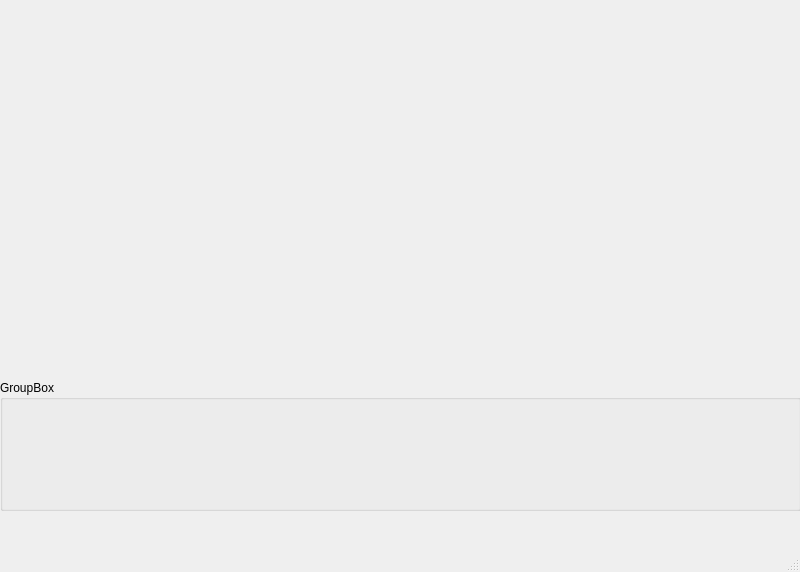
<?xml version="1.0" encoding="UTF-8"?>
<ui version="4.0">
 <class>MainWindow</class>
 <widget class="QMainWindow" name="MainWindow">
  <property name="geometry">
   <rect>
    <x>0</x>
    <y>0</y>
    <width>800</width>
    <height>572</height>
   </rect>
  </property>
  <property name="windowTitle">
   <string>MainWindow</string>
  </property>
  <widget class="QWidget" name="centralwidget">
   <widget class="Canvas" name="widget" native="true">
    <property name="geometry">
     <rect>
      <x>0</x>
      <y>-10</y>
      <width>801</width>
      <height>411</height>
     </rect>
    </property>
   </widget>
   <widget class="QGroupBox" name="groupBox">
    <property name="geometry">
     <rect>
      <x>0</x>
      <y>380</y>
      <width>801</width>
      <height>131</height>
     </rect>
    </property>
    <property name="title">
     <string>GroupBox</string>
    </property>
   </widget>
  </widget>
  <widget class="QMenuBar" name="menubar">
   <property name="geometry">
    <rect>
     <x>0</x>
     <y>0</y>
     <width>800</width>
     <height>37</height>
    </rect>
   </property>
  </widget>
  <widget class="QStatusBar" name="statusbar"/>
 </widget>
 <customwidgets>
  <customwidget>
   <class>Canvas</class>
   <extends>QWidget</extends>
   <header>canvas.h</header>
   <container>1</container>
  </customwidget>
 </customwidgets>
 <resources/>
 <connections/>
</ui>
